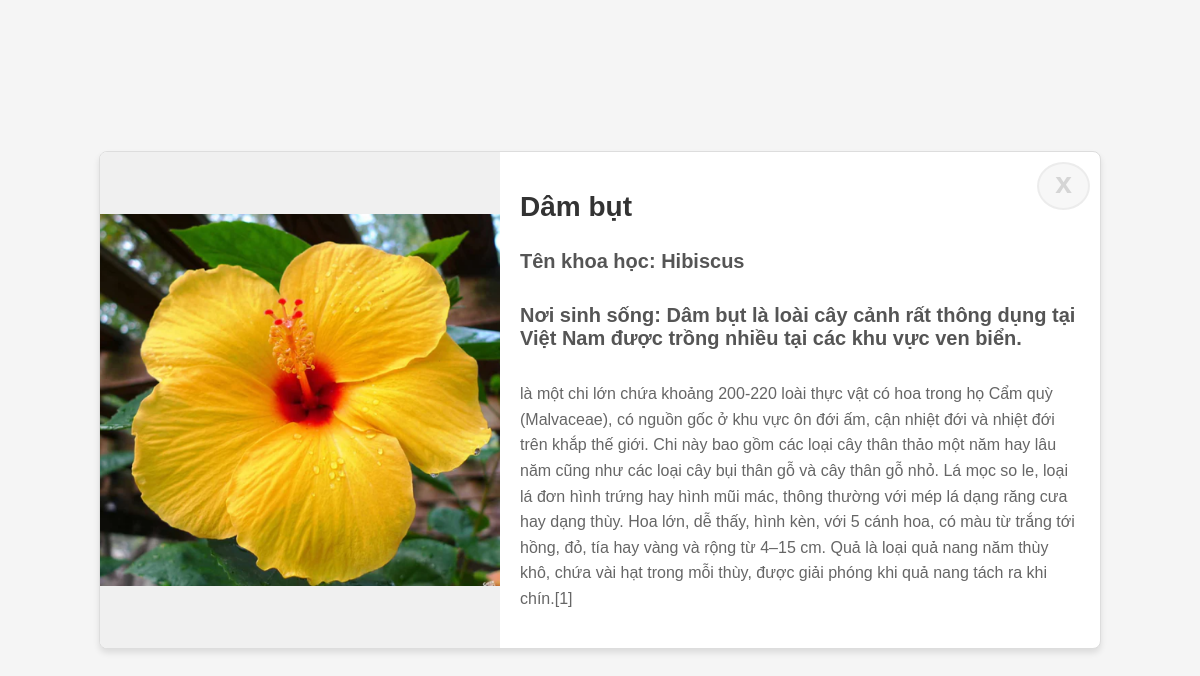
/flower/2/, run on the app's committed database.
### flower_detection/models.py (models this page shows, shortened)
class Flower(models.Model):
    name = models.CharField(max_length=255)
    fullname = models.CharField(max_length=255, null=True, blank=True)
    image = models.CharField(max_length=255, null=True, blank=True)
    scientific_name = models.CharField(max_length=255)
    characteristic = models.TextField(null=True, blank=True)
    residence = models.TextField(null=True, blank=True)

### flower_detection/views.py (the view)
# urls.py: path('flower/<int:id>/', views.flower_detail, name='flower_detail'),
def flower_detail(request, id):
    flower = get_object_or_404(Flower, id=id)
    if finalhistory.image:
        finalhistory.save()
    return render(request, 'flower_detail.html', {'flower': flower})

### templates/flower_detail.html (shortened to what this page needs)
<!DOCTYPE html>
<html lang="en">
<head>
    {% load static %}
</head>
<body>
    <div class="container">
        <div class="image-container">
            {% if flower.image %}
            <img src="{% static 'image/' %}{{ flower.image }}" alt="{{ flower.name }}">
            {% endif %}
        </div>
        <div class="info-container">
            <h1>{{ flower.fullname }}</h1>
            <h2>Tên khoa học: {{ flower.scientific_name }}</h2>
            <h2>Nơi sinh sống: {{ flower.residence }}</h2>
            <p>
                {{ flower.characteristic }}
            </p>
        </div>
        <button id="backButton" class="comic-button" type="submit">x</button>
    </div>
</body>
</html>

### templates/flower_detail.html (style rules this page uses)
body { font-family: Arial, sans-serif; margin: 0; padding: 0; display: flex; justify-content: center; align-items: center; height: 100vh; background-color: #f5f5f5; }
.container { position: relative; display: flex; flex-direction: row; background-color: white; border: 1px solid #ddd; border-radius: 8px; box-shadow: 0 4px 6px rgba(0, 0, 0, 0.1); max-width: 1000px; overflow: hidden; }
.image-container { background-color: #f0f0f0; display: flex; justify-content: center; align-items: center; }
.image-container img { width: 400px; height: auto; }
.info-container { flex: 2; padding: 20px; display: flex; flex-direction: column; justify-content: center; }
.info-container h1 { font-size: 28px; color: #333; margin-bottom: 10px; }
.info-container h2 { font-size: 20px; color: #555; margin-bottom: 15px; }
.info-container p { font-size: 16px; color: #666; line-height: 1.6; }
.comic-button { opacity: 0.5; position: absolute; right: 10px; margin-top: 10px; display: inline-block; padding: 2px 16px 8px; font-size: 30px; font-weight: bold; text-align: center; text-decoration: none; color: #acacac; background-color: #f0f0f0; border-radius: 50%; border: 2px solid #dadada; transition: all 0.3s ease; cursor: pointer; }

### data on the page
Flower: image (picture), fullname "Dâm bụt", scientific_name "Hibiscus", residence "Dâm bụt là loài cây cảnh rất thông dụng tại Việt Nam được trồng nhiều tại các khu vực ven biển.", characteristic "là một chi lớn chứa khoảng 200-220 loài thực vật có hoa trong họ Cẩm quỳ (Malvaceae), có nguồn gốc ở khu vực ôn đới ấm, cận nhiệt đới và nhiệt đới trên khắp thế giới. Chi này bao gồm các loại cây thân thảo một năm hay lâu năm cũng như các loại cây bụi thân gỗ và cây thân gỗ nhỏ. Lá mọc so le, loại lá đơn hình trứng hay hình mũi mác, thông thường với mép lá dạng răng cưa hay dạng thùy. Hoa lớn, dễ thấy, hình kèn, với 5 cánh hoa, có màu từ trắng tới hồng, đỏ, tía hay vàng và rộng từ 4–15 cm. Quả là loại quả nang năm thùy khô, chứa vài hạt trong mỗi thùy, được giải phóng khi quả nang tách ra khi chín.[1]"
